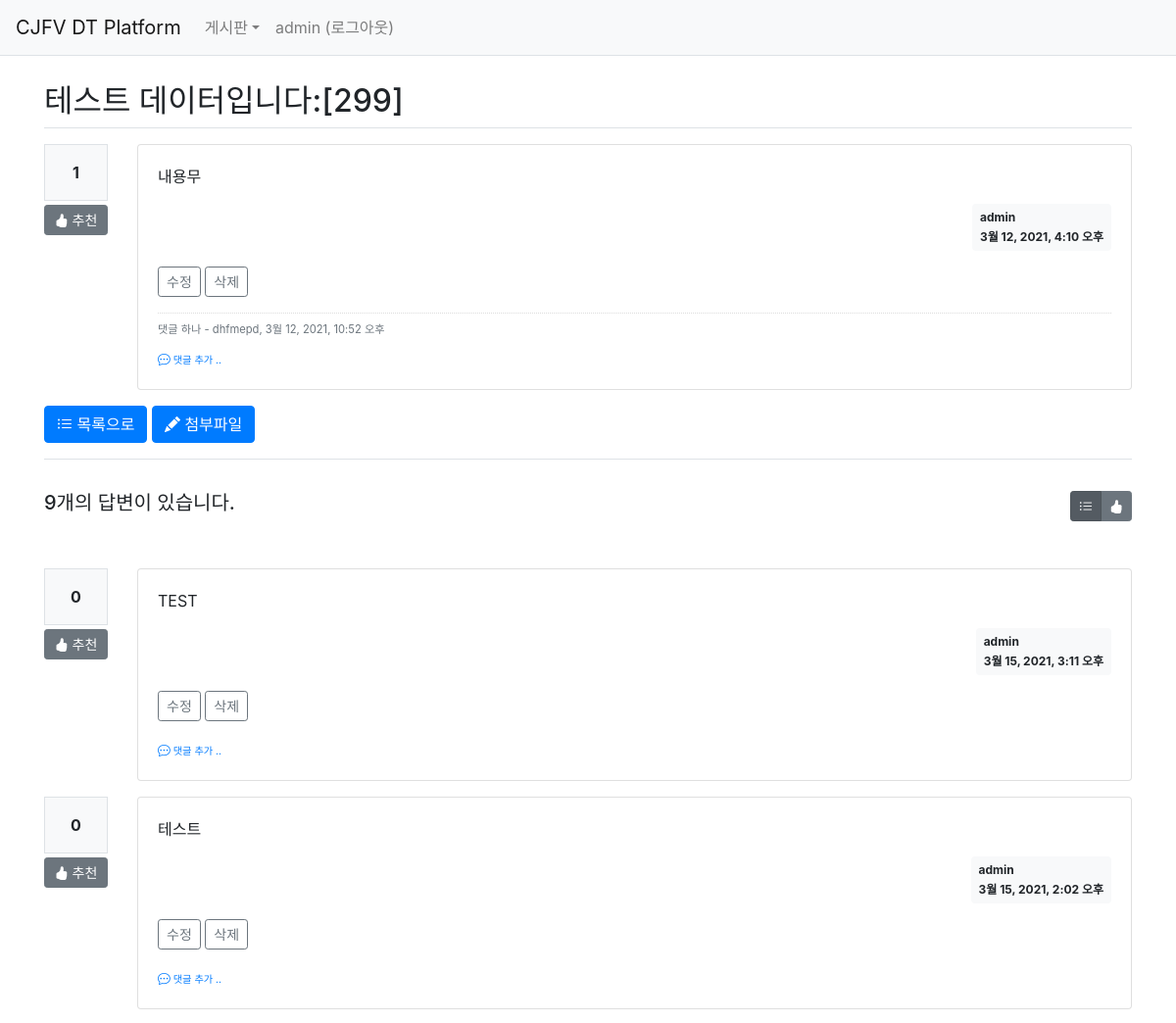
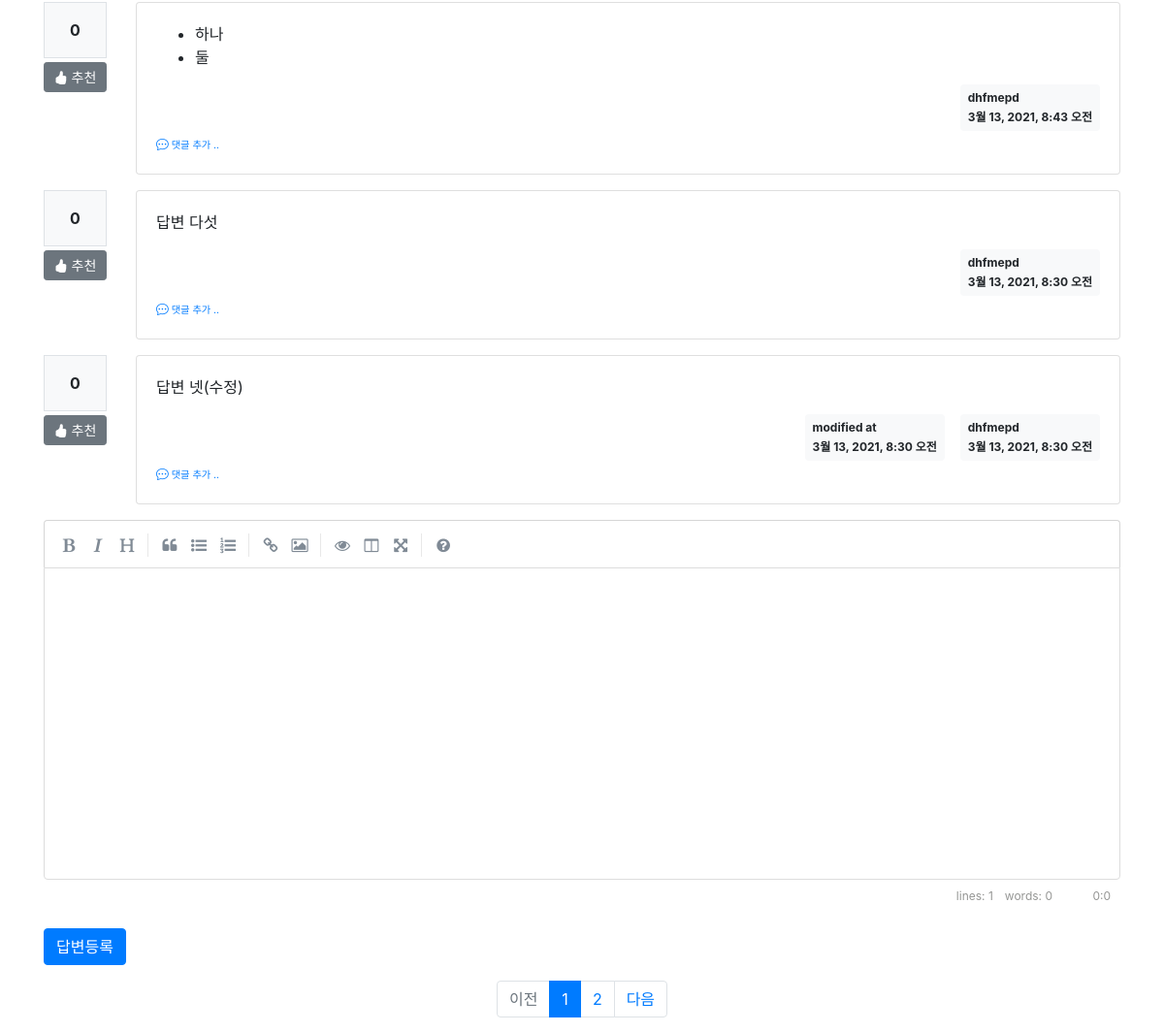
Before: /board/board/detail/302/ (signed in) with the older database file (2 pictures, top to bottom).
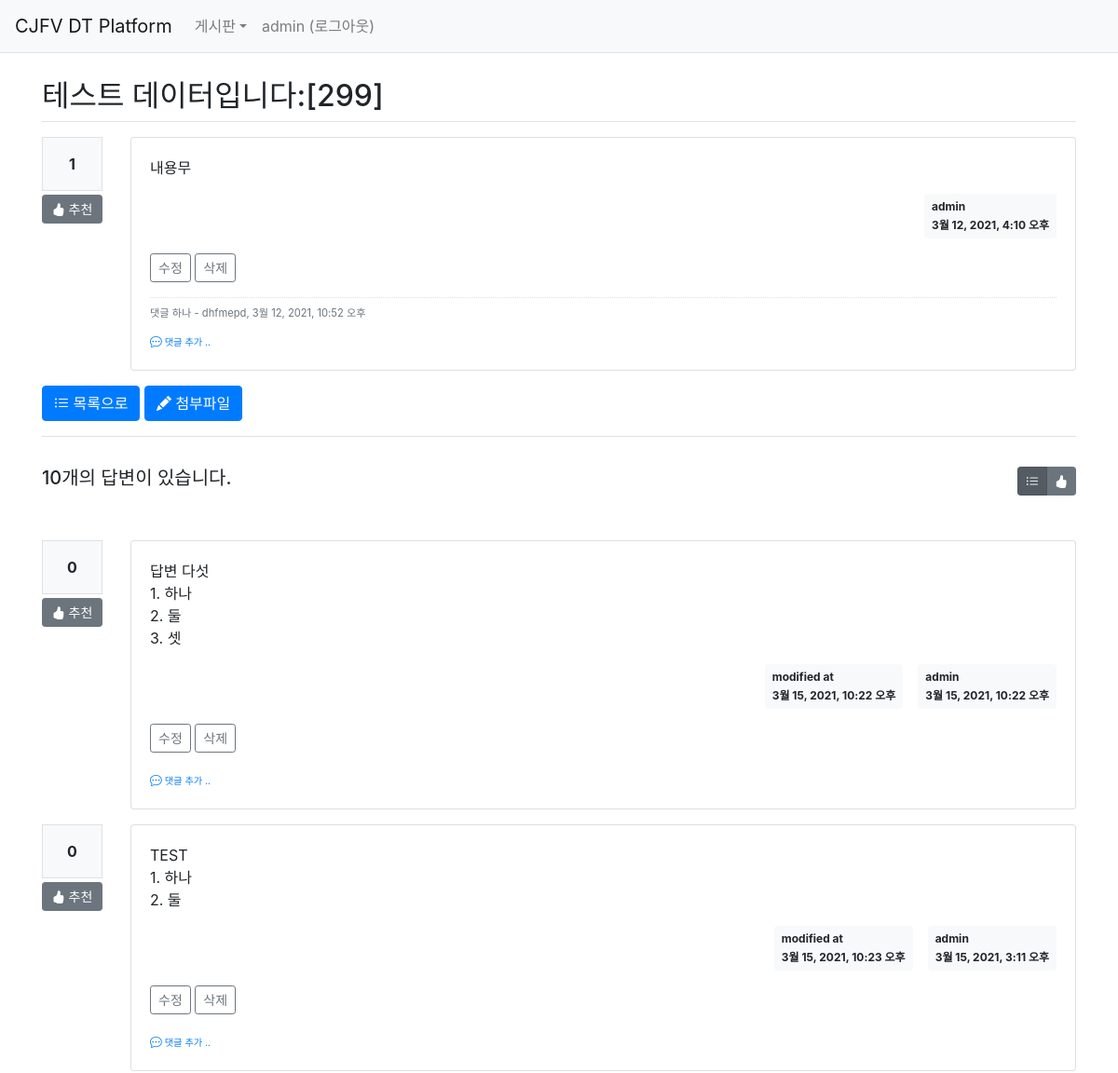
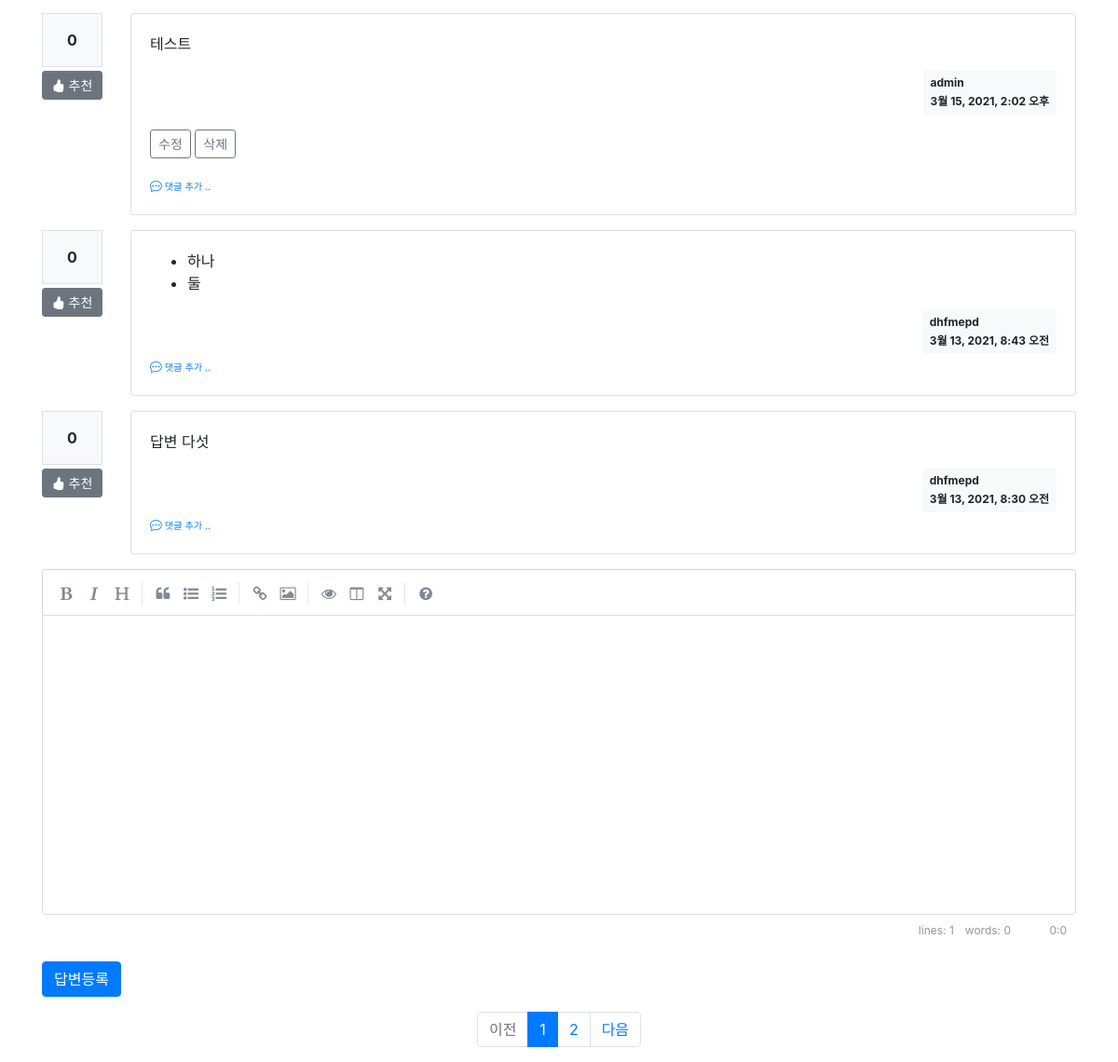
After: the same page with the newer database file (2 pictures, top to bottom).
### board/models.py (models this page shows)
class Comment(models.Model):
    author = models.ForeignKey(User, on_delete=models.CASCADE)
    content = models.TextField()
    create_date = models.DateTimeField()
    modify_date = models.DateTimeField(null=True, blank=True)
    board = models.ForeignKey(Board, null=True, blank=True, on_delete=models.CASCADE)
    reply = models.ForeignKey(Reply, null=True, blank=True, on_delete=models.CASCADE)

class Reply(models.Model):
    author = models.ForeignKey(User, on_delete=models.CASCADE, related_name='author_reply')
    board = models.ForeignKey(Board, on_delete=models.CASCADE)
    content = models.TextField()
    create_date = models.DateTimeField()
    modify_date = models.DateTimeField(null=True, blank=True)
    voter = models.ManyToManyField(User, related_name='voter_reply')

### board/views/base_views.py (the view)
# urls.py: path('board/detail/<int:board_id>/', base_views.detail, name='detail'),
@login_required(login_url='common:login')
def detail(request, board_id):
    page = request.GET.get('page', '1')  # 페이지
    so = request.GET.get('so', 'recent')  # 정렬기준
    board = get_object_or_404(Board, pk=board_id)
    board.hit_count += 1
    board.save()
    if so == 'recommend':
        reply_list = board.reply_set.all().annotate(num_voter=Count('voter')).order_by('-num_voter', '-create_date')
    else:  # recent
        reply_list = board.reply_set.all().order_by('-create_date')
    paginator = Paginator(reply_list, 5)  # 페이지당 5개씩 보여주기
    page_obj = paginator.get_page(page)
    context = {'board': board, 'reply_list': page_obj, 'so': so}
    return render(request, 'board/board_detail.html', context)

### board/templatetags/board_filter.py (called while the page is built)
@register.filter()
def mark(value):
    extensions = ["nl2br", "fenced_code"]
    return mark_safe(markdown.markdown(value, extensions=extensions))

### templates/board/board_detail.html (shortened to what the changed rows need)
{% extends 'base.html' %}
{% load board_filter %}
{% block content %}
<div class="container my-3" style="padding-top:60px">
    <h2 class="border-bottom py-2">{{ board.subject }}</h2>
    <div class="row my-3">
        <div class="col-11">
            <div class="card">
                <div class="card-body">
                    {% if board.comment_set.count > 0 %}
                    <div class="mt-3">
                    {% for comment in board.comment_set.all %}
                        <div class="comment py-2 text-muted">
                            <span style="white-space: pre-line;">{{ comment.content }}</span>
                            <span>
                                - {{ comment.author }}, {{ comment.create_date }}
                            </span>
                        </div>
                    {% endfor %}
                    </div>
                    {% endif %}
                </div>
            </div>
        </div>
    </div>
    <div class="d-flex justify-content-between border-top my-3 py-2">
        <h5 class="my-3 py-2">{{ reply_list.paginator.count }}개의 답변이 있습니다.</h5>
        <div class="btn-group my-3 py-2" role="group">
            <button type="button" class="btn btn-sm btn-secondary so {% if so == 'recent' %}active{% endif %}" data-so="recent"  data-original-title="최신순">
            </button>
            <button type="button" class="btn btn-sm btn-secondary so {% if so == 'recommend' %}active{% endif %}" data-so="recommend" data-original-title="추천순">
            </button>
        </div>
    </div>
    {% for reply in reply_list %}
    <div class="row my-3">
        <div class="col-1">
            <div class="bg-light text-center p-3 border font-weight-bolder mb-1">{{reply.voter.count}}</div>
            <a href="#" data-uri="{% url 'board:vote_reply' reply.id  %}"
                class="recommend btn btn-sm btn-secondary btn-block my-1"><i class="bi bi-hand-thumbs-up-fill"></i> 추천</a>
        </div>
        <div class="col-11">
            <div class="card">
                <div class="card-body">
                    <div class="card-text">{{ reply.content|mark }}</div>
                    <div class="d-flex justify-content-end">
                        {% if reply.modify_date %}
                        <div class="badge badge-light p-2 text-left mx-3">
                            <div class="mb-2">modified at</div>
                            <div>{{ reply.modify_date }}</div>
                        </div>
                        {% endif %}
                        <div class="badge badge-light p-2 text-left">
                            <div class="mb-2">{{ reply.author.username }}</div>
                            <div>{{ reply.create_date }}</div>
                        </div>
                    </div>
                    {% if request.user == reply.author %}
                    <div class="my-3">
                        <a href="{% url 'board:reply_modify' reply.id  %}"
                           class="btn btn-sm btn-outline-secondary">수정</a>
                        <a href="#" class="delete btn btn-sm btn-outline-secondary "
                           data-uri="{% url 'board:reply_delete' reply.id  %}">삭제</a>
                    </div>
                    {% endif %}
                    <div>
                        <a href="{% url 'board:comment_create_reply' reply.id  %}"
                           class="small"><i class="bi bi-chat-dots"></i><small> 댓글 추가 ..</small></a>
                    </div>
                </div>
            </div>
        </div>
    </div>
    {% endfor %}
    <ul class="pagination justify-content-center">
        {% for page_number in reply_list.paginator.page_range %}
            {% if page_number >= reply_list.number|add:-5 and page_number <= reply_list.number|add:5 %}
                {% if page_number == reply_list.number %}
                <li class="page-item active" aria-current="page">
                    <a class="page-link" data-page="{{ page_number }}" href="#">{{ page_number }}</a>
                </li>
                {% else %}
                <li class="page-item">
                    <a class="page-link" data-page="{{ page_number }}" href="#">{{ page_number }}</a>
                </li>
                {% endif %}
            {% endif %}
        {% endfor %}
    </ul>
</div>
{% endblock %}

Changed rows visible on the page:
no longer on this page (row unchanged): Reply: voter.count "0", content|mark "답변 넷(수정)", modify_date "3월 13, 2021, 8:30 오전", author.username "dhfmepd", create_date "3월 13, 2021, 8:30 오전"
added Reply: voter.count "0", content|mark "답변 다섯 1. 하나 2. 둘 3. 셋", modify_date "3월 15, 2021, 10:22 오후", author.username "admin", create_date "3월 15, 2021, 10:22 오후", shows "수정"
changed Reply: content|mark "TEST" → "TEST 1. 하나 2. 둘"; modify_date (not shown) → "3월 15, 2021, 10:23 오후"
Other visible differences:
{{ reply_list.paginator.count }}: "9" → "10"
